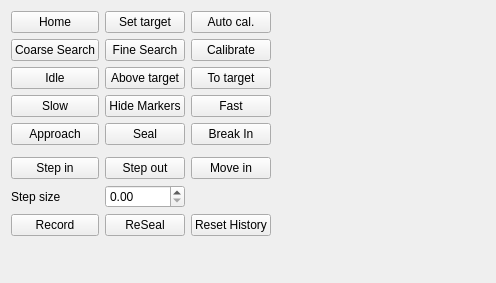
<?xml version="1.0" encoding="UTF-8"?>
<ui version="4.0">
 <class>MultiPatch</class>
 <widget class="QWidget" name="MultiPatch">
  <property name="geometry">
   <rect>
    <x>0</x>
    <y>0</y>
    <width>496</width>
    <height>283</height>
   </rect>
  </property>
  <property name="windowTitle">
   <string>Form</string>
  </property>
  <layout class="QGridLayout" name="gridLayout">
   <item row="8" column="0">
    <widget class="QPushButton" name="recordBtn">
     <property name="text">
      <string>Record</string>
     </property>
     <property name="checkable">
      <bool>true</bool>
     </property>
    </widget>
   </item>
   <item row="1" column="0">
    <widget class="QPushButton" name="coarseSearchBtn">
     <property name="text">
      <string>Coarse Search</string>
     </property>
    </widget>
   </item>
   <item row="2" column="0">
    <widget class="QPushButton" name="idleBtn">
     <property name="text">
      <string>Idle</string>
     </property>
    </widget>
   </item>
   <item row="1" column="1">
    <widget class="QPushButton" name="fineSearchBtn">
     <property name="text">
      <string>Fine Search</string>
     </property>
    </widget>
   </item>
   <item row="0" column="0">
    <widget class="QPushButton" name="homeBtn">
     <property name="text">
      <string>Home</string>
     </property>
    </widget>
   </item>
   <item row="0" column="1">
    <widget class="QPushButton" name="setTargetBtn">
     <property name="text">
      <string>Set target</string>
     </property>
     <property name="checkable">
      <bool>true</bool>
     </property>
    </widget>
   </item>
   <item row="1" column="2">
    <widget class="QPushButton" name="calibrateBtn">
     <property name="text">
      <string>Calibrate</string>
     </property>
     <property name="checkable">
      <bool>true</bool>
     </property>
    </widget>
   </item>
   <item row="2" column="1">
    <widget class="QPushButton" name="aboveTargetBtn">
     <property name="text">
      <string>Above target</string>
     </property>
    </widget>
   </item>
   <item row="0" column="2">
    <widget class="QPushButton" name="autoCalibrateBtn">
     <property name="text">
      <string>Auto cal.</string>
     </property>
    </widget>
   </item>
   <item row="3" column="2">
    <widget class="QPushButton" name="fastBtn">
     <property name="text">
      <string>Fast</string>
     </property>
     <property name="checkable">
      <bool>true</bool>
     </property>
    </widget>
   </item>
   <item row="3" column="0">
    <widget class="QPushButton" name="slowBtn">
     <property name="text">
      <string>Slow</string>
     </property>
     <property name="checkable">
      <bool>true</bool>
     </property>
    </widget>
   </item>
   <item row="6" column="0">
    <widget class="QPushButton" name="stepInBtn">
     <property name="text">
      <string>Step in</string>
     </property>
    </widget>
   </item>
   <item row="6" column="1">
    <widget class="QPushButton" name="stepOutBtn">
     <property name="text">
      <string>Step out</string>
     </property>
    </widget>
   </item>
   <item row="6" column="2">
    <widget class="QPushButton" name="moveInBtn">
     <property name="text">
      <string>Move in</string>
     </property>
    </widget>
   </item>
   <item row="7" column="0">
    <widget class="QLabel" name="label">
     <property name="text">
      <string>Step size</string>
     </property>
    </widget>
   </item>
   <item row="7" column="1">
    <widget class="SpinBox" name="stepSizeSpin">
     <property name="sizePolicy">
      <sizepolicy hsizetype="Preferred" vsizetype="Fixed">
       <horstretch>0</horstretch>
       <verstretch>0</verstretch>
      </sizepolicy>
     </property>
    </widget>
   </item>
   <item row="8" column="2">
    <widget class="QPushButton" name="resetBtn">
     <property name="text">
      <string>Reset History</string>
     </property>
    </widget>
   </item>
   <item row="8" column="1">
    <widget class="QPushButton" name="reSealBtn">
     <property name="text">
      <string>ReSeal</string>
     </property>
    </widget>
   </item>
   <item row="9" column="1">
    <spacer name="verticalSpacer_3">
     <property name="orientation">
      <enum>Qt::Vertical</enum>
     </property>
     <property name="sizeHint" stdset="0">
      <size>
       <width>20</width>
       <height>40</height>
      </size>
     </property>
    </spacer>
   </item>
   <item row="0" column="3" rowspan="11">
    <widget class="QWidget" name="matrixWidget" native="true">
     <property name="sizePolicy">
      <sizepolicy hsizetype="Expanding" vsizetype="Expanding">
       <horstretch>0</horstretch>
       <verstretch>0</verstretch>
      </sizepolicy>
     </property>
     <layout class="QGridLayout" name="matrixLayout">
      <property name="margin">
       <number>0</number>
      </property>
      <property name="spacing">
       <number>0</number>
      </property>
     </layout>
    </widget>
   </item>
   <item row="3" column="1">
    <widget class="QPushButton" name="hideMarkersBtn">
     <property name="text">
      <string>Hide Markers</string>
     </property>
     <property name="checkable">
      <bool>true</bool>
     </property>
    </widget>
   </item>
   <item row="4" column="2">
    <widget class="QPushButton" name="breakInBtn">
     <property name="text">
      <string>Break In</string>
     </property>
    </widget>
   </item>
   <item row="4" column="1">
    <widget class="QPushButton" name="sealBtn">
     <property name="text">
      <string>Seal</string>
     </property>
    </widget>
   </item>
   <item row="4" column="0">
    <widget class="QPushButton" name="approachBtn">
     <property name="text">
      <string>Approach</string>
     </property>
    </widget>
   </item>
   <item row="2" column="2">
    <widget class="QPushButton" name="toTargetBtn">
     <property name="text">
      <string>To target</string>
     </property>
    </widget>
   </item>
  </layout>
 </widget>
 <customwidgets>
  <customwidget>
   <class>SpinBox</class>
   <extends>QDoubleSpinBox</extends>
   <header>acq4.pyqtgraph</header>
  </customwidget>
 </customwidgets>
 <resources/>
 <connections/>
</ui>
